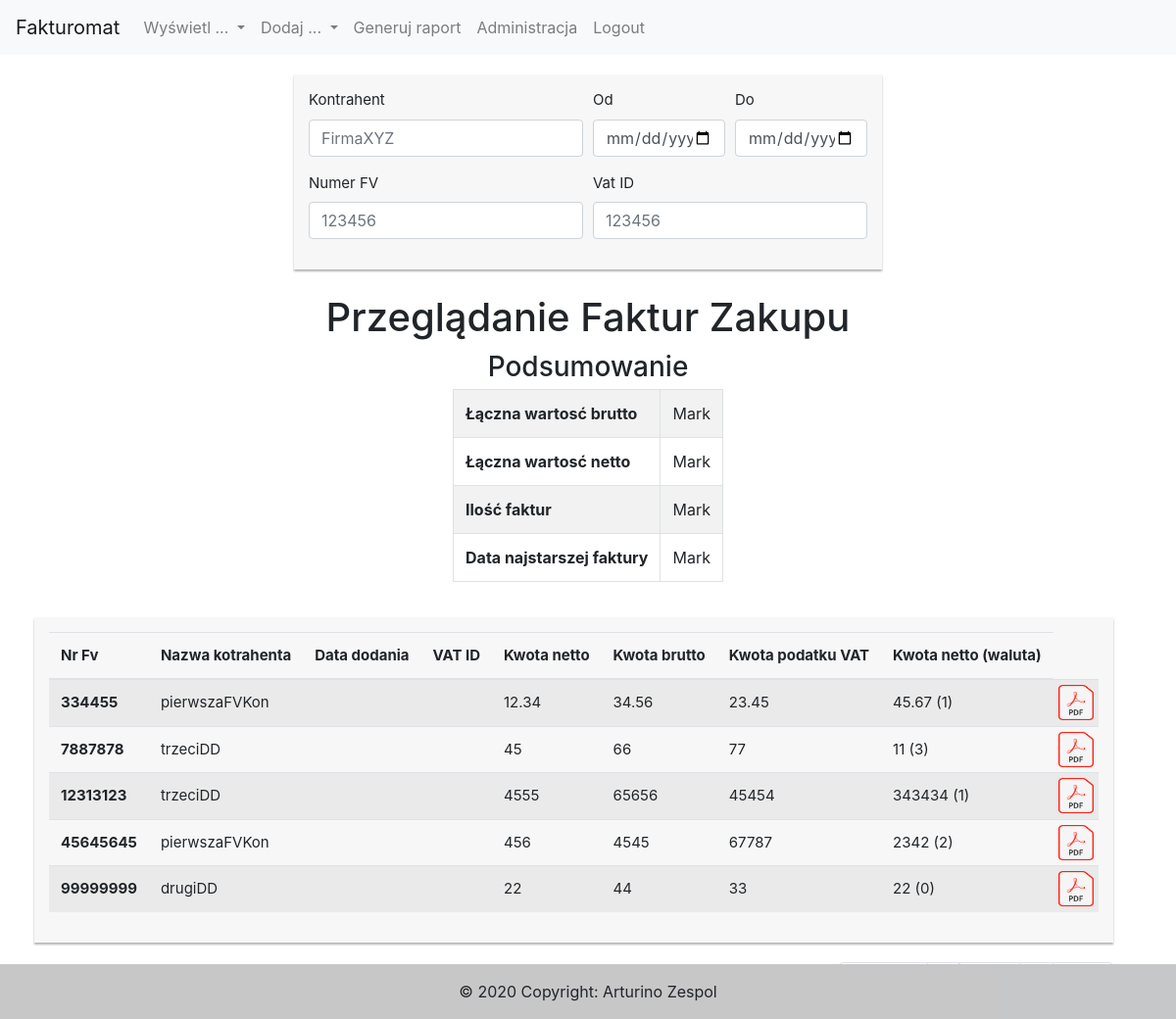
Page /index.php?action=invoicePurchase-show (signed in) on the earlier database version.
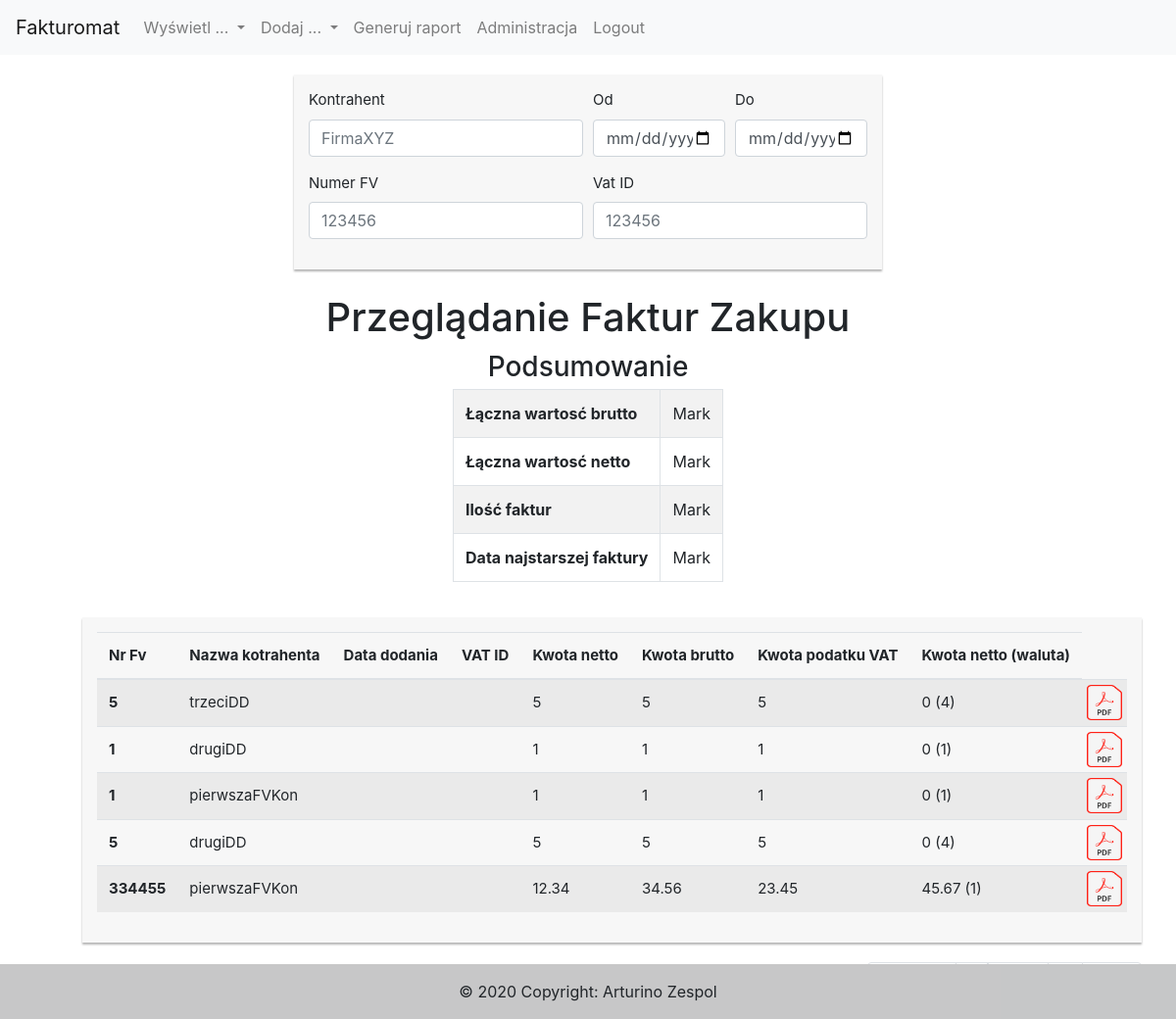
Same page on the later database version.
### tables this page shows
CREATE TABLE `invoicepurchase` (
  `id` int(11) NOT NULL,
  `invoiceNumber` varchar(255) NOT NULL,
  `addDate` date NOT NULL,
  `vatID` int(11) NOT NULL,
  `amountNet` double NOT NULL,
  `amountTax` double NOT NULL,
  `amountGross` double NOT NULL,
  `amountNetCurrencyValue` double NOT NULL,
  `amountNetCurrency` int(2) NOT NULL
);

CREATE TABLE `contractor` (
  `vatID` int(11) NOT NULL,
  `name` varchar(100) NOT NULL
);

### models/repositories/InvoicePurchaseRepository.php (called while the page is built, shortened)
<?php
global $config;
class InvoicePurchaseRepository
{
    public function getAll( $limit = 0, $order="addDate") {
        global $config;
        $pdo = new PDO($config['dsn'], $config['login'], $config['password']);
        $query = "SELECT `id`, `invoiceNumber`, `addDate`,k.`vatID`,`name`, `amountNet`, `amountTax`, `amountGross`, `amountNetCurrencyValue`, `amountNetCurrency` FROM `invoicepurchase` as `f` INNER JOIN `contractor` as `k` on k.vatID=f.vatID ORDER BY $order DESC".($limit != 0 ? " LIMIT $limit" : "");
        $sth = $pdo->prepare($query);
        $sth->execute();
        $result = $sth->fetchAll(PDO::FETCH_CLASS, "InvoicePurchase");
        return $result;
    }
}

### models/InvoicePurchase.php (called while the page is built, shortened)
<?php
class InvoicePurchase implements \JsonSerializable
{
    private $id;
    private $name;
    private $invoiceNumber;
    private $amountNet;
    private $amountGross;
    private $amountTax;
    private $amountNetCurrency;
    private $amountNetCurrencyValue;
    public function getId()
    {
        return $this->id;
    }
    public function getName()
    {
        return $this->name;
    }
    public function getInvoiceNumber()
    {
        return $this->invoiceNumber;
    }
    public function getAmountNet()
    {
        return $this->amountNet;
    }
    public function getAmountGross()
    {
        return $this->amountGross;
    }
    public function getAmountTax()
    {
        return $this->amountTax;
    }
    public function getAmountNetCurrency()
    {
        return $this->amountNetCurrency;
    }
    public function getAmountNetCurrencyValue()
    {
        return $this->amountNetCurrencyValue;
    }
}

### views/InvoicePurchase/invoicePurchaseIndexView.php (the view, shortened to what the changed rows need)
<?php
class invoicePurchaseIndexView
{
    public static function render( $recordsMainTable, $numberOfRecordsInDB, $reportData = [])
    {
        $id = "invoicePurchaseIndex";
        ?>
        <?= Layout::header() ?>
            <div class="row">
                <div class="col-md col-md-auto">
                    <h1 class="title">Przeglądanie Faktur Zakupu</h1>
                </div>
                <div class="col-md col-md-auto">
                    <table class="table table-striped table-bordered">
                        <tbody>
                        <tr>
                            <th scope="row">Łączna wartosć brutto</th>
                        </tr>
                        <tr>
                            <th scope="row">Łączna wartosć netto</th>
                        </tr>
                        <tr>
                            <th scope="row">Ilość faktur</th>
                        </tr>
                        <tr>
                            <th scope="row">Data najstarszej faktury</th>
                        </tr>
                        </tbody>
                    </table>
                </div>
            </div>
            <div class="row">
                <div class="col-md col-md-auto">
                    <div id="invoice-sale-index" class="my-form-box">
                        <table id="<?= $id ?>Table" class="table table-striped">
                            <thead>
                            <tr>
                                <th scope="col">Nr Fv</th>
                                <th scope="col">Nazwa kotrahenta</th>
                                <th scope="col">Data dodania</th>
                                <th scope="col" class="showDataIndexTableWider">VAT ID</th>
                                <th scope="col" class="showDataIndexTableWider">Kwota netto</th>
                                <th scope="col" class="showDataIndexTableWider">Kwota brutto</th>
                                <th scope="col" class="showDataIndexTableWider">Kwota podatku VAT</th>
                                <th scope="col" class="showDataIndexTableWider">Kwota netto (waluta)</th>
                            </tr>
                            </thead>
                            <tbody>
                                <?php
                                    foreach ($recordsMainTable as $val) {
                                        echo '<tr>';
                                        echo '<th scope="row">'.$val->getInvoiceNumber().'</th>';
                                        echo '<td class="invoiceSaleIndexTableContractorName">'.$val->getName().'</td>';
                                        echo '<td class="invoiceSaleIndexTableAddDate">'.$val->getDate().'</td>';
                                        echo '<td class="showDataIndexTableWider">'.$val->gettaxID().'</td>';
                                        echo '<td class="showDataIndexTableWider">'.$val->getAmountNet().'</td>';
                                        echo '<td class="showDataIndexTableWider">'.$val->getAmountGross().'</td>';
                                        echo '<td class="showDataIndexTableWider">'.$val->getAmountTax().'</td>';
                                        echo '<td class="showDataIndexTableWider">'.$val->getAmountNetCurrencyValue().' ('.$val->getAmountNetCurrency().')</td>';
                                        echo '<td class="showDataIndexTableWider"><a class="btn" href="index.php?action=getFile&fileType=invoiceSale&fileNumber='
                                            .$val->getId()
                                            .'"><img class="pdfIcon" src="./images/pdf_image.png"></a></td>';
                                        echo '</tr>';
                                    }
                                ?>
                            </tbody>
                        </table>
                    </div>
                </div>
            </div>
        <?= Layout::footer() ?>
        <?php
        $html = ob_get_clean();
        return $html;
    }
}
?>

Differences in the rows shown:
no longer on this page (row unchanged): invoicepurchase: invoiceNumber "7887878", vatID.name "trzeciDD", amountNet "45", amountGross "66", amountTax "77", amountNetCurrencyValue "11", amountNetCurrency "3"
no longer on this page (row unchanged): invoicepurchase: invoiceNumber "12313123", vatID.name "trzeciDD", amountNet "4555", amountGross "65656", amountTax "45454", amountNetCurrencyValue "343434", amountNetCurrency "1"
no longer on this page (row unchanged): invoicepurchase: invoiceNumber "45645645", vatID.name "pierwszaFVKon", amountNet "456", amountGross "4545", amountTax "67787", amountNetCurrencyValue "2342", amountNetCurrency "2"
no longer on this page (row unchanged): invoicepurchase: invoiceNumber "99999999", vatID.name "drugiDD", amountNet "22", amountGross "44", amountTax "33", amountNetCurrencyValue "22", amountNetCurrency "0"
now on this page (row edited): invoicepurchase: invoiceNumber "5", vatID.name "trzeciDD", amountNet "5", amountGross "5", amountTax "5", amountNetCurrencyValue "0", amountNetCurrency "4"
now on this page (row edited): invoicepurchase: invoiceNumber "1", vatID.name "drugiDD", amountNet "1", amountGross "1", amountTax "1", amountNetCurrencyValue "0", amountNetCurrency "1"
now on this page (row edited): invoicepurchase: invoiceNumber "1", vatID.name "pierwszaFVKon", amountNet "1", amountGross "1", amountTax "1", amountNetCurrencyValue "0", amountNetCurrency "1"
now on this page (row edited): invoicepurchase: invoiceNumber "5", vatID.name "drugiDD", amountNet "5", amountGross "5", amountTax "5", amountNetCurrencyValue "0", amountNetCurrency "4"
